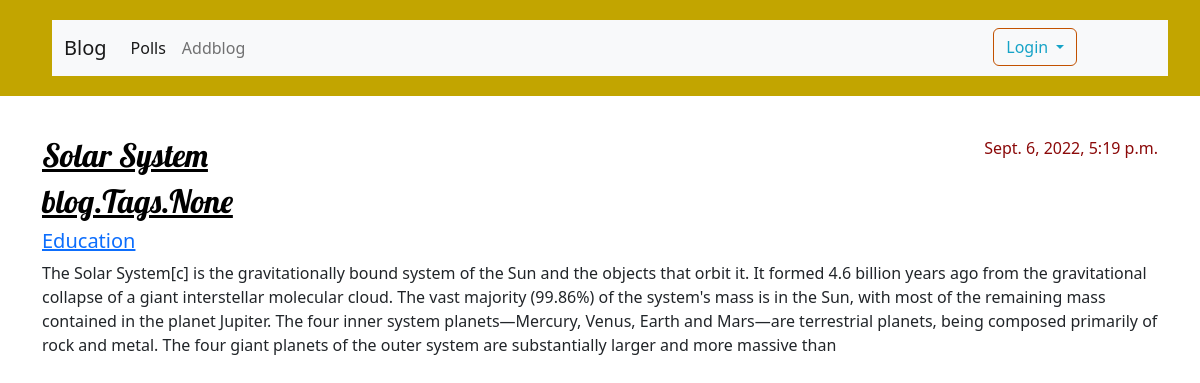
The app's page /tags/space-and-technology, older data.
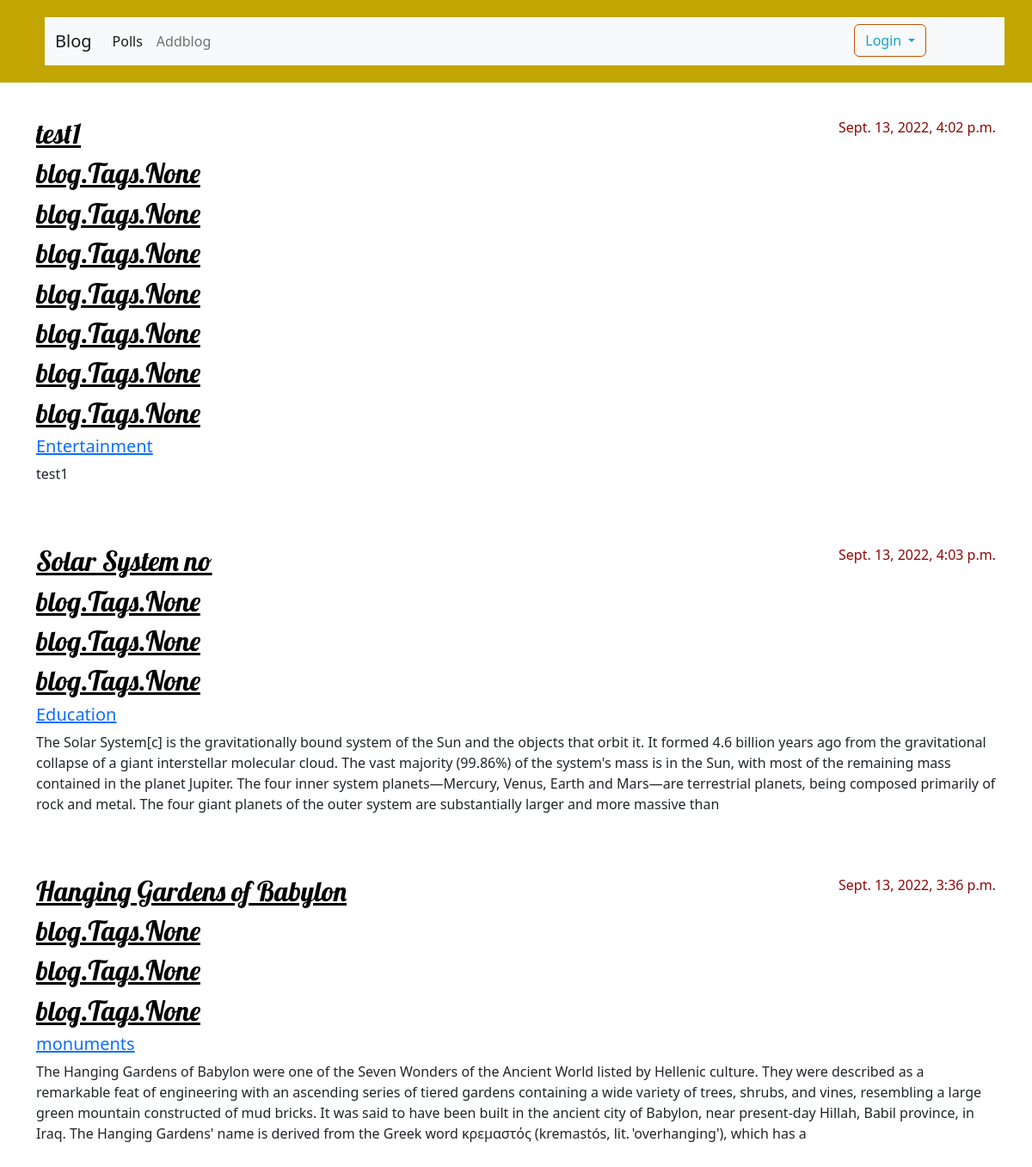
The same page, newer data.
### blog/models.py (models this page shows, shortened)
class Post(models.Model):
    author = models.ForeignKey(settings.AUTH_USER_MODEL, on_delete=models.CASCADE)
    title = models.CharField(max_length=200)
    text = models.TextField(null=True,blank=True)
    thumbnail = models.ImageField(upload_to='thumbnail/')
    feature = models.ImageField(upload_to ='feature/')
    created_date = models.DateTimeField(default=timezone.now)
    published_date = models.DateTimeField(blank=True, null=True)
    category = models.ForeignKey(CategoryTable,on_delete=models.CASCADE)
    tag =models.ManyToManyField(Tags)
    slug = AutoSlugField(populate_from='title' ,unique=True)

class CategoryTable(models.Model):
    name =models.CharField(max_length=250)
    slug = AutoSlugField(populate_from = 'name' ,unique=True)
    def __str__(self):
        return self.name

### blog/views.py (the view)
# urls.py: path('tags/<str:slug>', views.tags_list, name = 'tags_list'),
def tags_list(request, slug):
    tag= Tags.objects.filter(slug=slug).last()
    posts =Post.objects.filter(tag = tag).all()
    context = {
        'posts' : posts
    }
    return render(request,'blog/tags_list.html',context)

### blog/templates/blog/tags_list.html
{% extends 'blog/base.html' %}
{% block content %}
{% for post in posts %}
    <article class="post">
            <time class="date">
                {{ post.published_date }}
            </time>
        <h2><a href="{% url 'post_detail' slug=post.slug %}">{{ post.title }}</a></h2>
        {% for tag in post.tag.all %}
        <h2><a href = "{% url 'tags_list' slug=tag.slug %}">{{ post.tag}}</a></h2>
        {% endfor %}
        <h5><a href="{% url 'category_list' slug=post.category.slug %}">{{ post.category }} </a></h5>
        <p>{{ post.text|slice:"550" }}</p>
    </article>
{% endfor %}
{% endblock %}

Row changes from the older to the newer data that the page shows:
added Post: published_date "Sept. 13, 2022, 4:02 p.m.", title "test1", tag "blog.Tags.None", category "Entertainment", text "test1"
added Tags: {{ post.tag }} "blog.Tags.None"
changed Post "Education": published_date "Sept. 6, 2022, 5:19 p.m." → "Sept. 13, 2022, 4:03 p.m."; title "Solar System" → "Solar System no"
now on this page (row edited): Post: published_date "Sept. 13, 2022, 3:36 p.m.", title "Hanging Gardens of Babylon", tag "blog.Tags.None", category "monuments", text "The Hanging Gardens of Babylon were one of the Seven Wonders of the Ancient World listed by Hellenic culture. They were described as a remarkable feat of engineering with an ascending series of tiered gardens containing a wide variety of trees, shrubs, and vines, resembling a large green mountain constructed of mud bricks. It was said to have been built in the ancient city of Babylon, near present-day Hillah, Babil province, in Iraq. The Hanging Gardens' name is derived from the Greek word κρεμαστός (kremastós, lit. 'overhanging'), which has a"
